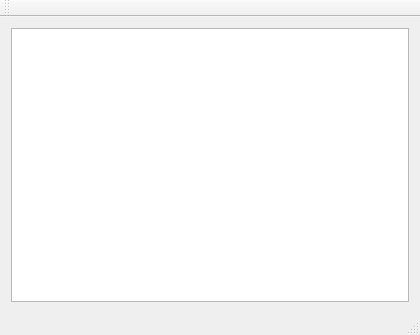
<?xml version="1.0" encoding="UTF-8"?>
<ui version="4.0">
 <class>MainWindow</class>
 <widget class="QMainWindow" name="MainWindow">
  <property name="geometry">
   <rect>
    <x>0</x>
    <y>0</y>
    <width>420</width>
    <height>335</height>
   </rect>
  </property>
  <property name="windowTitle">
   <string>MainWindow</string>
  </property>
  <widget class="QWidget" name="centralWidget">
   <layout class="QVBoxLayout" name="verticalLayout">
    <item>
     <widget class="QTreeView" name="tvMain"/>
    </item>
   </layout>
  </widget>
  <widget class="QMenuBar" name="menuBar">
   <property name="geometry">
    <rect>
     <x>0</x>
     <y>0</y>
     <width>420</width>
     <height>18</height>
    </rect>
   </property>
  </widget>
  <widget class="QToolBar" name="mainToolBar">
   <attribute name="toolBarArea">
    <enum>TopToolBarArea</enum>
   </attribute>
   <attribute name="toolBarBreak">
    <bool>false</bool>
   </attribute>
  </widget>
  <widget class="QStatusBar" name="statusBar"/>
 </widget>
 <layoutdefault spacing="6" margin="11"/>
 <resources/>
 <connections/>
</ui>
